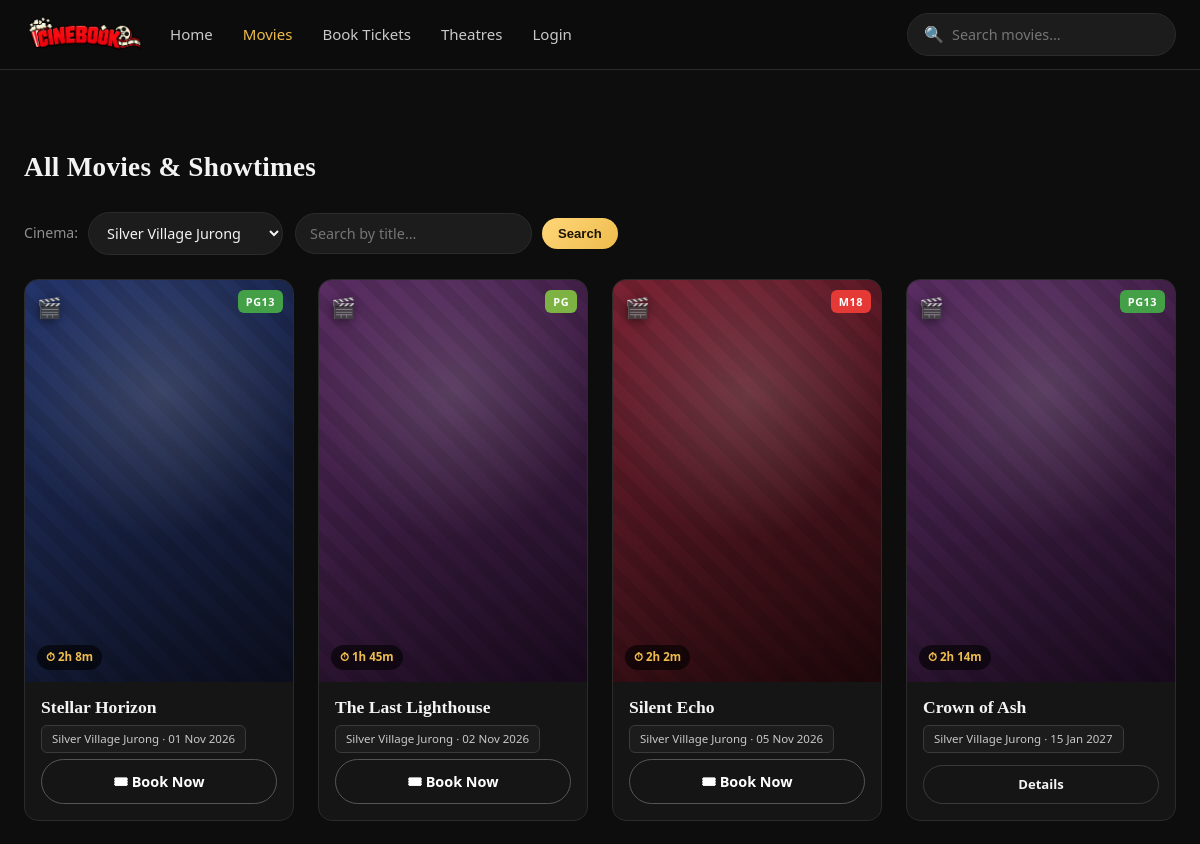
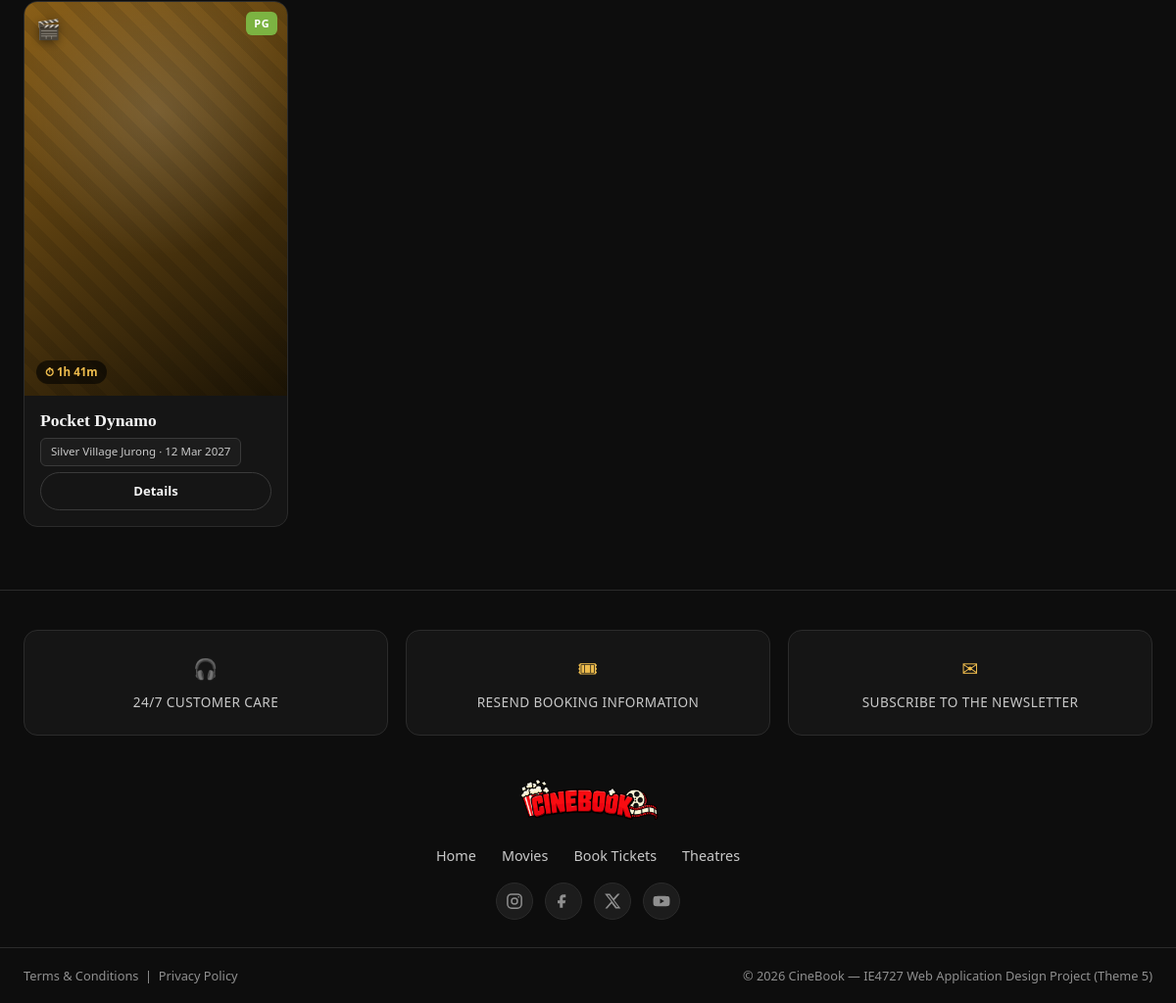
/movies.php?cinema=1, run on the app's committed database (2 pictures, top to bottom).
### tables this page shows
CREATE TABLE movie (
    Movie_ID INT AUTO_INCREMENT PRIMARY KEY,
    Location VARCHAR(150),
    Date DATE,
    Showtime TIME,
    Description TEXT,
    Title VARCHAR(150) NOT NULL,
    Poster VARCHAR(255) NOT NULL DEFAULT '',
    Backdrop VARCHAR(255) NOT NULL DEFAULT '',
    Trailer_File VARCHAR(255) NULL DEFAULT NULL,
    Genre VARCHAR(80),
    Duration_Min INT,
    Certificate VARCHAR(10) DEFAULT 'PG',
    Stars TINYINT DEFAULT 4,
    Status VARCHAR(20) DEFAULT 'showing',
    Cinema_ID INT,
    FOREIGN KEY (Cinema_ID) REFERENCES cinema(Cinema_ID)
);

CREATE TABLE cinema (
    Cinema_ID INT AUTO_INCREMENT PRIMARY KEY,
    Cinema_Name VARCHAR(100) NOT NULL,
    Cinema_Cont VARCHAR(20),
    Bran_ID INT,
    FOREIGN KEY (Bran_ID) REFERENCES branch(Bran_ID)
);

### movies.php (the view, shortened to what this page needs)
<?php
require_once 'includes/db_connect.php';
include 'includes/header.php';
$cinemaFilter = isset($_GET['cinema']) && is_scalar($_GET['cinema']) && ctype_digit((string)$_GET['cinema']) ? (int)$_GET['cinema'] : 0;
$q = is_string($_GET['q'] ?? null) ? trim($_GET['q']) : '';
$q = substr($q, 0, 100);
$cinemas = $conn->query("SELECT Cinema_ID, Cinema_Name FROM cinema ORDER BY Cinema_Name");
$sql = "SELECT m.Movie_ID, m.Title, m.Genre, m.Duration_Min, m.Date, m.Showtime,
               m.Certificate, m.Stars, m.Status, m.Poster, c.Cinema_Name
        FROM movie m LEFT JOIN cinema c ON m.Cinema_ID = c.Cinema_ID
        WHERE m.Movie_ID IN (SELECT MIN(Movie_ID) FROM movie GROUP BY Title)";
$params = [];
$types = "";
if ($cinemaFilter > 0) { $sql .= " AND m.Cinema_ID = ?"; $params[] = $cinemaFilter; $types .= "i"; }
$sql .= " ORDER BY m.Date ASC, m.Showtime ASC";
$stmt = $conn->prepare($sql);
if ($types !== "") $stmt->bind_param($types, ...$params);
$stmt->execute();
$result = $stmt->get_result();
?>
<div class="section-head">
    <h2><?php echo $q !== '' ? 'Results for “' . htmlspecialchars($q) . '”' : 'All Movies &amp; Showtimes'; ?></h2>
</div>
<div class="toolbar">
    <form method="GET" action="movies.php">
        <label for="cinema">Cinema:</label>
        <select name="cinema" id="cinema" onchange="this.form.submit()">
            <?php while ($c = $cinemas->fetch_assoc()): ?>
                <option value="<?php echo $c['Cinema_ID']; ?>" <?php echo ($cinemaFilter == $c['Cinema_ID']) ? 'selected' : ''; ?>>
                    <?php echo htmlspecialchars($c['Cinema_Name']); ?>
                </option>
            <?php endwhile; ?>
        </select>
    </form>
    <form method="GET" action="movies.php">
        <input type="search" name="q" placeholder="Search by title…" value="<?php echo htmlspecialchars($q); ?>">
        <button type="submit" class="btn btn-sm">Search</button>
    </form>
</div>
<div class="movie-grid">
<?php if ($result && $result->num_rows > 0): ?>
    <?php while ($row = $result->fetch_assoc()): ?>
        <div class="movie-card">
            <a class="poster<?php echo poster_has_img($row['Poster']); ?>" data-genre="<?php echo htmlspecialchars($row['Genre']); ?>"<?php echo poster_style($row['Poster']); ?>
               href="movie_details.php?id=<?php echo $row['Movie_ID']; ?>">
                <?php echo cert_badge($row['Certificate']); ?>
                <span class="dur-pill">&#9201; <?php echo formatDuration($row['Duration_Min']); ?></span>
            </a>
            <div class="movie-card-foot">
                <a class="mc-title" href="movie_details.php?id=<?php echo $row['Movie_ID']; ?>"><?php echo htmlspecialchars($row['Title']); ?></a>
                <div class="mc-location"><?php echo htmlspecialchars($row['Cinema_Name']); ?> &middot; <?php echo date("d M Y", strtotime($row['Date'])); ?></div>
                <?php if ($row['Status'] === 'coming'): ?>
                    <a href="movie_details.php?id=<?php echo $row['Movie_ID']; ?>" class="btn btn-sm btn-ghost">Details</a>
                <?php else: ?>
                    <a href="booking.php?movie_id=<?php echo $row['Movie_ID']; ?>" class="book-now-btn">
                        🎟 Book Now
                    </a>
                <?php endif; ?>
            </div>
        </div>
    <?php endwhile; ?>
<?php else: ?>
    <div class="empty-state"><div class="big">&#128269;</div><p>No movies found<?php echo $q !== '' ? ' for “' . htmlspecialchars($q) . '”' : ''; ?>. <a href="movies.php" style="color:var(--gold);">Clear filters</a>.</p></div>
<?php endif; ?>
</div>
<?php include 'includes/footer.php'; $conn->close(); ?>

### includes/functions.php (shortened to what this page needs)
<?php
function poster_file($poster) {
    $poster = trim((string) $poster);
    return '';
}
function poster_has_img($poster) {
    return poster_file($poster) !== '' ? ' has-img' : '';
}
function poster_style($poster) {
    $f = poster_file($poster);
    if ($f === '') return '';
    return ' style="background-image:url(\'images/posters/' . htmlspecialchars(rawurlencode($f)) . '\')"';
}
function cert_badge($cert) {
    $cert = trim((string) $cert);
    $cls = preg_replace('/[^A-Z0-9]/', '', strtoupper($cert));
    return '<span class="cert-badge cert-' . $cls . '">' . htmlspecialchars($cert) . '</span>';
}

### data on the page
movie: Certificate "PG13", Duration_Min "2h 8m", Title "Stellar Horizon", Cinema_ID.Cinema_Name "Silver Village Jurong", Date "01 Nov 2026"
movie: Certificate "PG", Duration_Min "1h 45m", Title "The Last Lighthouse", Cinema_ID.Cinema_Name "Silver Village Jurong", Date "02 Nov 2026"
movie: Certificate "M18", Duration_Min "2h 2m", Title "Silent Echo", Cinema_ID.Cinema_Name "Silver Village Jurong", Date "05 Nov 2026"
movie: Certificate "PG13", Duration_Min "2h 14m", Title "Crown of Ash", Cinema_ID.Cinema_Name "Silver Village Jurong", Date "15 Jan 2027"
movie: Certificate "PG", Duration_Min "1h 41m", Title "Pocket Dynamo", Cinema_ID.Cinema_Name "Silver Village Jurong", Date "12 Mar 2027"

### other printed values
form field cinema "Silver Village Jurong"
